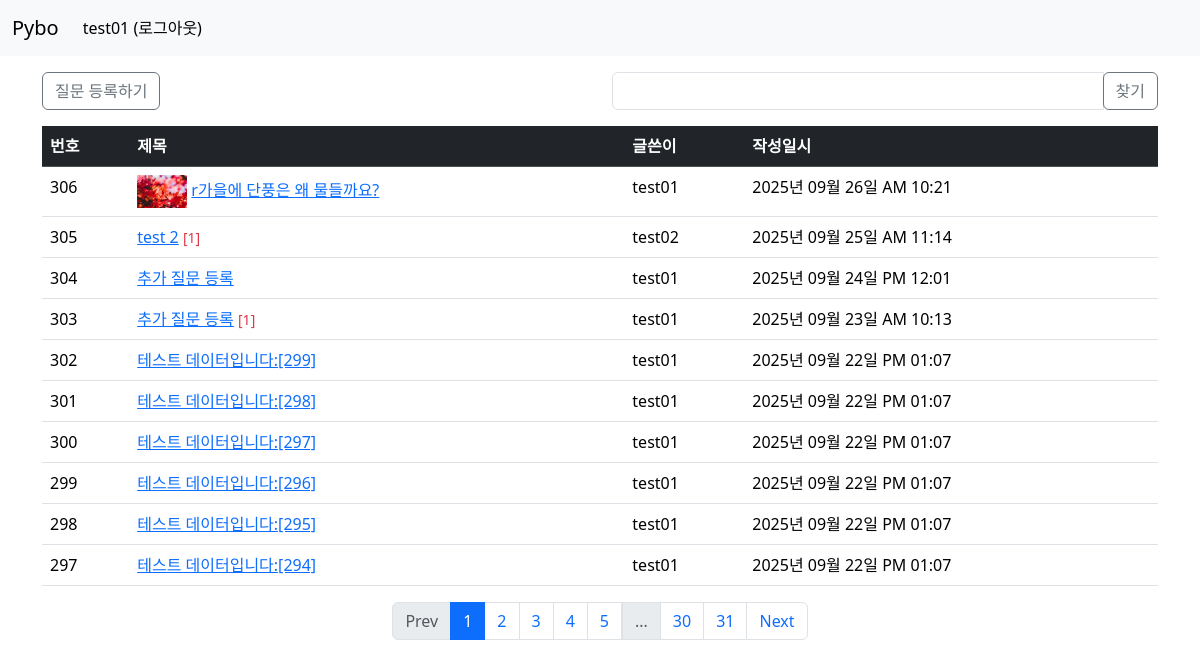
/question/list/ (signed in), run on the app's committed database.
### pybo/models.py (models this page shows)
class User(db.Model):
    id = db.Column(db.Integer, primary_key=True) # 테이블에서 유일하게 구분할 수 있는 값들
    username = db.Column(db.String(150), unique=True, nullable=False) # unique = 중복 X
    password = db.Column(db.String(200), nullable=False)
    email = db.Column(db.String(120), unique=True, nullable=False)

class Question(db.Model):    # class() -> 괄호 안에 내용 : 다른 클래스를 상속받을 때 괄호 안에 씀
    id = db.Column(db.Integer, primary_key=True)
    subject = db.Column(db.String(200), nullable=False) # not null = nullable
    content = db.Column(db.Text(), nullable=False)
    create_date = db.Column(db.DateTime(), nullable=False)
    user_id = db.Column(db.Integer, db.ForeignKey('user.id', ondelete='CASCADE'), nullable=False)
    user = db.relationship('User', backref=db.backref('question_set'))
    modify_date = db.Column(db.DateTime(), nullable=True)
    image_path = db.Column(db.String(200), nullable=True)

### pybo/views/question_views.py (the view, shortened to what this page needs)
@bp.route('/list/')  # question으로 간 다음 하위인 list로 감
def _list():  # list는 예약어여서 앞에 _붙여줌
    page = request.args.get('page', default=1, type=int)  # 페이지 / request => url(question/list/) 가져와서 뒤에 페이지 파라미터 추가
    kw = request.args.get('kw', default='', type=str)  # 검색 키워드
    question_list = Question.query.order_by(Question.create_date.desc())
    question_list = question_list.paginate(page=page, per_page=10)  # 한 페이지에 보여야 할 게시글 수
    return render_template('question/question_list.html', question_list=question_list, page=page, kw=kw)

### pybo/filter.py (called while the page is built)
def format_datetime(value, fmt='%Y년 %m월 %d일 %p %I:%M'):
    return value.strftime(fmt)

### pybo/views/auth_views.py (called while the page is built)
@bp.before_app_request
def load_logged_in_user():
    user_id = session.get('user_id')
    if user_id is None:
        g.user = None # 플라스크에서 사용하는 객체 g => 컨텍스트 변수, 요청 -> 응답 과정에서 유효함, 사용자의 정보를 기억
    else:
        g.user= User.query.get(int(user_id)) # user의 정보(id, pw, em ...)을 다 가져와서 g에 저장

### pybo/templates/question/question_list.html (shortened to what this page needs)
{% extends 'base.html' %}
{% block content %}
<div class="container my-3">
    <div class="row my-3">
        <div class="col-6">
            <a href="{{ url_for('question.create') }}" class="btn btn-outline-secondary">질문 등록하기</a>
        </div>
        <div class="col-6">
            <div class="input-group">
                <input type="text" id="search_kw" class="form-control" value="{{ kw or '' }}">
                <div class="input-group-append">
                    <button class="btn btn-outline-secondary" id="btn_search">찾기</button>
                </div>
            </div>
        </div>
    </div>
    <table class="table table-hover">
        <thead>
        <tr class="table-dark">
            <th scope="col">번호</th>
            <th scope="col">제목</th>
            <th scope="col">글쓴이</th>
            <th scope="col">작성일시</th>
        </tr>
        </thead>
        <tbody>
        {% if question_list %}
        {% for question in question_list.items %}
        <tr>
            <td>{{ question_list.total - (question_list.page - 1) * question_list.per_page - loop.index0 }}</td>
            <td>
                {% if question.image_path %}
                <img src="{{ url_for('static', filename=question.image_path) }}" alt="썸네일" style="width:50px;">
                {% endif %}
                <a href="{{ url_for('question.detail', question_id = question.id) }}">{{ question.subject }}</a>
                {% if question.answer_set | length > 0 %}
                <span class="text-danger small"> [{{ question.answer_set | length }}] </span>
                {% endif %}
            </td>
            <td>{{ question.user.username }}</td>
            <td>{{ question.create_date|datetime }}</td>
        </tr>
        {% endfor %} {% else %}
        <tr>
            <td colspan="3">질문이 없습니다.</td>
        </tr>
        {% endif %}
        </tbody>
    </table>
    <ul class="pagination justify-content-center">
        {% if question_list.has_prev %}
        <li class="page-item"><a data-page="{{ question_list.prev_num }}" href="javascript:void(0)" class="page-link">Prev</a></li>
        {% else %}
        <li class="page-item disabled"><a href="javascript:void(0)" class="page-link">Prev</a></li>
        {% endif %}
        {% for page_num in question_list.iter_pages() %}
        {% if page_num %}
        {% if page_num != question_list.page %}
        <li class="page-item">
            <a data-page="{{ page_num }}" class="page-link" href="javascript:void(0)">{{ page_num }}</a>
        </li>
        {% else %}
        <li class="page-item active">
            <a class="page-link" href="javascript:void(0)" aria-current="page">{{ page_num }}</a>
        </li>
        {% endif %}
        {% else %}
        <li class="disabled">
            <a class="page-link" href="javascript: void(0)">...</a>
        </li>
        {% endif %}
        {% endfor %}
        {% if question_list.has_next %}
        <li class="page-item">
            <a data-page="{{ question_list.next_num }}" href="javascript:void(0)" class="page-link">Next</a>
        </li>
        {% else %}
        <li class="page-item disabled">
            <a href="javascript:void(0)" class="page-link">Next</a></li>
        {% endif %}
    </ul>
</div>
{% endblock %}

### pybo/templates/navbar.html (shortened to what this page needs)
    <nav class="navbar navbar-expand-sm bg-body-tertiary">
        <div class="container-fluid">
            <a class="navbar-brand" href="{{ url_for('main.index') }}">Pybo</a>
            <div class="collapse navbar-collapse" id="navbarTogglerDemo02">
                {% if g.user %}
                <ul class="navbar-nav me-auto mb-2 mb-lg-0">
                    <li class="nav-item">
                        <a class="nav-link active" aria-current="page" href="{{ url_for('auth.logout') }}">{{ g.user.username }} (로그아웃)</a>
                    </li>
                </ul>
            {% endif %}
            </div>
        </div>
    </nav>

### data on the page
User: user.username "test01"
Question: total "306", image_path (picture), subject "r가을에 단풍은 왜 물들까요?", user.username "test01", create_date "2025년 09월 26일 AM 10:21"
Question: total "305", subject "test 2", answer_set|length "1", user.username "test02", create_date "2025년 09월 25일 AM 11:14"
Question: total "304", subject "추가 질문 등록", user.username "test01", create_date "2025년 09월 24일 PM 12:01"
Question: total "303", subject "추가 질문 등록", answer_set|length "1", user.username "test01", create_date "2025년 09월 23일 AM 10:13"
Question: total "302", subject "테스트 데이터입니다:[299]", user.username "test01", create_date "2025년 09월 22일 PM 01:07"
Question: total "301", subject "테스트 데이터입니다:[298]", user.username "test01", create_date "2025년 09월 22일 PM 01:07"
Question: total "300", subject "테스트 데이터입니다:[297]", user.username "test01", create_date "2025년 09월 22일 PM 01:07"
Question: total "299", subject "테스트 데이터입니다:[296]", user.username "test01", create_date "2025년 09월 22일 PM 01:07"
Question: total "298", subject "테스트 데이터입니다:[295]", user.username "test01", create_date "2025년 09월 22일 PM 01:07"
Question: total "297", subject "테스트 데이터입니다:[294]", user.username "test01", create_date "2025년 09월 22일 PM 01:07"

### other printed values
{{ page_num }} "1"
{{ page_num }} "2" "3" "4" "5" "30" "31"
